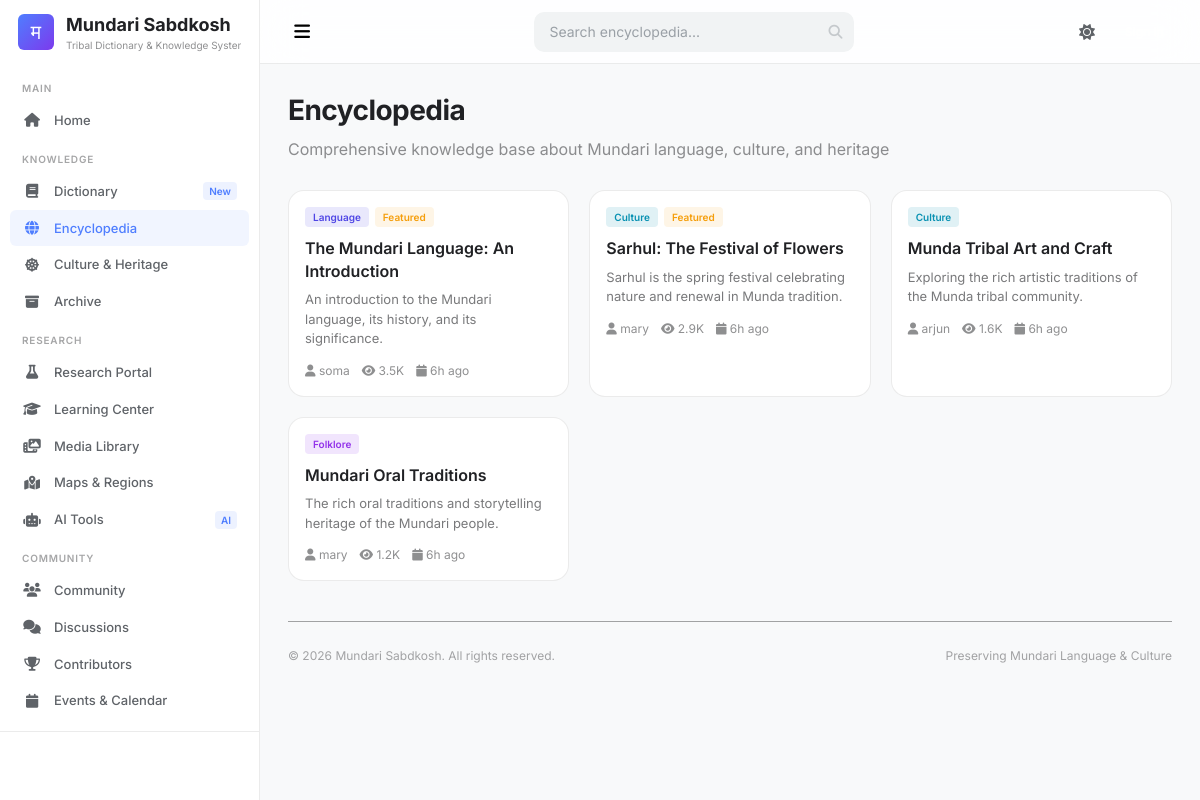
Screenshot of /modules/encyclopedia.php with the database file from the repository.
### tables this page shows
CREATE TABLE articles (
    id INT UNSIGNED AUTO_INCREMENT PRIMARY KEY,
    title VARCHAR(255) NOT NULL,
    slug VARCHAR(255) NOT NULL UNIQUE,
    content LONGTEXT NOT NULL,
    excerpt TEXT,
    featured_image VARCHAR(255),
    category_id INT UNSIGNED,
    tags TEXT,
    author_id INT UNSIGNED,
    status ENUM('draft', 'pending', 'published', 'archived') DEFAULT 'draft',
    is_featured TINYINT(1) DEFAULT 0,
    is_trending TINYINT(1) DEFAULT 0,
    views_count INT DEFAULT 0,
    published_at TIMESTAMP NULL,
    created_at TIMESTAMP DEFAULT CURRENT_TIMESTAMP,
    updated_at TIMESTAMP DEFAULT CURRENT_TIMESTAMP ON UPDATE CURRENT_TIMESTAMP,
    FOREIGN KEY (category_id) REFERENCES categories(id) ON DELETE SET NULL,
    FOREIGN KEY (author_id) REFERENCES users(id) ON DELETE SET NULL,
    FULLTEXT INDEX ft_article_search (title, content, excerpt)
);

CREATE TABLE categories (
    id INT UNSIGNED AUTO_INCREMENT PRIMARY KEY,
    name VARCHAR(100) NOT NULL,
    slug VARCHAR(100) NOT NULL UNIQUE,
    description TEXT,
    icon VARCHAR(50),
    color VARCHAR(7),
    parent_id INT UNSIGNED DEFAULT NULL,
    sort_order INT DEFAULT 0,
    status ENUM('active', 'inactive') DEFAULT 'active',
    created_at TIMESTAMP DEFAULT CURRENT_TIMESTAMP,
    FOREIGN KEY (parent_id) REFERENCES categories(id) ON DELETE SET NULL
);

CREATE TABLE users (
    id INT UNSIGNED AUTO_INCREMENT PRIMARY KEY,
    username VARCHAR(50) NOT NULL UNIQUE,
    email VARCHAR(100) NOT NULL UNIQUE,
    password VARCHAR(255) NOT NULL,
    full_name VARCHAR(100),
    avatar VARCHAR(255),
    bio TEXT,
    role_id INT UNSIGNED DEFAULT 1,
    status ENUM('active', 'inactive', 'banned') DEFAULT 'active',
    email_verified_at TIMESTAMP NULL,
    remember_token VARCHAR(100),
    twofa_secret VARCHAR(255),
    twofa_enabled TINYINT(1) DEFAULT 0,
    reputation INT DEFAULT 0,
    contributions INT DEFAULT 0,
    last_login_at TIMESTAMP NULL,
    last_login_ip VARCHAR(45),
    created_at TIMESTAMP DEFAULT CURRENT_TIMESTAMP,
    updated_at TIMESTAMP DEFAULT CURRENT_TIMESTAMP ON UPDATE CURRENT_TIMESTAMP,
    FOREIGN KEY (role_id) REFERENCES roles(id)
);

### includes/functions.php (called while the page is built, shortened)
<?php
function escape($str) {
    return htmlspecialchars($str, ENT_QUOTES | ENT_HTML5, 'UTF-8');
}
function truncate($text, $length = 100, $append = '...') {
    return mb_strlen($text) > $length
        ? mb_substr($text, 0, $length) . $append
        : $text;
}
function timeAgo($timestamp) {
    $time = strtotime($timestamp);
    $diff = time() - $time;
    if ($diff < 86400) return floor($diff / 3600) . 'h ago';
    return date('M j, Y', $time);
}
function formatNumber($num) {
    if ($num >= 1000) return number_format($num / 1000, 1) . 'K';
    return number_format($num);
}

### modules/encyclopedia.php (the view, shortened to what this page needs)
<?php
require_once __DIR__ . '/../header.php';
require_once __DIR__ . '/../sidebar.php';
$db = db();
$articles = $db->query("SELECT a.*, u.username as author_name, c.name as category_name, c.color as category_color
                         FROM articles a
                         LEFT JOIN users u ON a.author_id = u.id
                         LEFT JOIN categories c ON a.category_id = c.id
                         WHERE a.status = 'published'
                         ORDER BY a.published_at DESC")->fetchAll();
?>
<div class="main-content">
    <nav class="top-navbar">
        <div class="navbar-left">
            <button class="sidebar-toggle hamburger-menu"><i class="fas fa-bars"></i></button>
        </div>
        <div class="navbar-search">
            <input type="text" placeholder="Search encyclopedia...">
            <i class="fas fa-search search-icon"></i>
        </div>
        <div class="navbar-right">
            <button class="theme-switch"><i class="fas fa-moon"></i></button>
            <?php if ($currentUser): ?>
            <a href="../logout.php" class="btn btn-ghost btn-sm">Logout</a>
            <?php else: ?>
            <a href="../login.php" class="btn btn-primary btn-sm">Sign In</a>
            <?php endif; ?>
        </div>
    </nav>
    <div class="page-content">
        <div style="margin-bottom:28px;">
            <h1 style="font-size:28px;font-weight:700;letter-spacing:-0.02em;">Encyclopedia</h1>
            <p style="opacity:0.5;margin-top:4px;">Comprehensive knowledge base about Mundari language, culture, and heritage</p>
        </div>
        <div class="grid grid-auto">
            <?php if ($articles): foreach ($articles as $article): ?>
            <div class="article-card" style="border:1px solid var(--border-color);background:var(--bg-card);">
                <div class="ac-body">
                    <div class="ac-tags">
                        <?php if ($article['category_name']): ?>
                        <span class="ac-tag" style="background:<?php echo escape($article['category_color']); ?>20;color:<?php echo escape($article['category_color']); ?>;">
                            <?php echo escape($article['category_name']); ?>
                        </span>
                        <?php endif; ?>
                        <?php if ($article['is_featured']): ?>
                        <span class="ac-tag" style="background:rgba(245,158,11,0.1);color:var(--warning);">Featured</span>
                        <?php endif; ?>
                    </div>
                    <h4 class="ac-title"><?php echo escape($article['title']); ?></h4>
                    <p class="ac-excerpt"><?php echo escape(truncate(strip_tags($article['excerpt'] ?: $article['content']), 150)); ?></p>
                    <div class="ac-meta">
                        <span><i class="fas fa-user"></i> <?php echo escape($article['author_name'] ?: 'Anonymous'); ?></span>
                        <span><i class="fas fa-eye"></i> <?php echo formatNumber($article['views_count']); ?></span>
                        <span><i class="fas fa-calendar"></i> <?php echo timeAgo($article['published_at']); ?></span>
                    </div>
                </div>
            </div>
            <?php endforeach; endif; ?>
        </div>
        <?php require_once __DIR__ . '/../footer.php'; ?>
</body>
</html>

### assets/css/style.css (style rules this page uses)
:root { --font-primary: 'Inter', -apple-system, BlinkMacSystemFont, 'Segoe UI', sans-serif; --font-mono: 'JetBrains Mono', monospace; --sidebar-width: 260px; --sidebar-collapsed: 64px; --navbar-height: 64px; --radius-sm: 6px; --radius-md: 10px; --radius-lg: 16px; --radius-xl: 20px; --transition: 0.2s cubic-bezier(0.4, 0, 0.2, 1); }
*, *::before, *::after { margin: 0; padding: 0; box-sizing: border-box; }
html { scroll-behavior: smooth; -webkit-font-smoothing: antialiased; -moz-osx-font-smoothing: grayscale; }
body { font-family: var(--font-primary); line-height: 1.6; overflow-x: hidden; min-height: 100vh; }
a { text-decoration: none; color: inherit; }
button { cursor: pointer; font-family: inherit; border: none; background: none; }
input, textarea, select { font-family: inherit; font-size: inherit; outline: none; }
.main-content { flex: 1; margin-left: var(--sidebar-width); padding-top: var(--navbar-height); transition: margin-left var(--transition); min-height: 100vh; }
.page-content { padding: 28px 32px; max-width: 1400px; }
.top-navbar { position: fixed; top: 0; right: 0; left: var(--sidebar-width); height: var(--navbar-height); display: flex; align-items: center; justify-content: space-between; padding: 0 24px; z-index: 100; backdrop-filter: blur(20px); -webkit-backdrop-filter: blur(20px); transition: left var(--transition); }
.navbar-left { display: flex; align-items: center; gap: 16px; }
.sidebar-toggle { width: 36px; height: 36px; display: flex; align-items: center; justify-content: center; border-radius: var(--radius-sm); transition: var(--transition); font-size: 18px; }
.navbar-search { position: relative; width: 420px; }
.navbar-search input { width: 100%; height: 40px; padding: 0 40px 0 14px; border-radius: var(--radius-md); font-size: 14px; transition: var(--transition); }
.navbar-search .search-icon { position: absolute; right: 12px; top: 50%; transform: translateY(-50%); font-size: 14px; opacity: 0.5; }
.navbar-right { display: flex; align-items: center; gap: 8px; }
.theme-switch { width: 36px; height: 36px; display: flex; align-items: center; justify-content: center; border-radius: var(--radius-sm); font-size: 16px; transition: var(--transition); }
.grid { display: grid; gap: 20px; }
.grid-auto { grid-template-columns: repeat(auto-fill, minmax(280px, 1fr)); }
.article-card { border-radius: var(--radius-lg); overflow: hidden; transition: var(--transition); }
.article-card .ac-body { padding: 16px; }
.article-card .ac-tags { display: flex; gap: 6px; flex-wrap: wrap; margin-bottom: 10px; }
.article-card .ac-tag { padding: 2px 8px; border-radius: 4px; font-size: 10px; font-weight: 600; }
.article-card .ac-title { font-size: 16px; font-weight: 600; line-height: 1.4; margin-bottom: 8px; }
.article-card .ac-excerpt { font-size: 13px; opacity: 0.6; line-height: 1.5; margin-bottom: 12px; }
.article-card .ac-meta { display: flex; align-items: center; gap: 12px; font-size: 12px; opacity: 0.5; }
.btn { display: inline-flex; align-items: center; justify-content: center; gap: 8px; padding: 8px 18px; border-radius: var(--radius-sm); font-size: 13px; font-weight: 500; transition: var(--transition); white-space: nowrap; }
.btn-sm { padding: 5px 12px; font-size: 12px; }
.btn-primary { color: #fff; }

### assets/css/light.css (style rules this page uses)
.light { --bg-primary: #f8f9fa; --bg-secondary: #ffffff; --bg-tertiary: #f1f3f4; --bg-card: #ffffff; --bg-hover: #f1f3f4; --bg-elevated: #ffffff; --text-primary: #202124; --text-secondary: #5f6368; --text-tertiary: #9aa0a6; --border-color: rgba(0, 0, 0, 0.08); --border-hover: rgba(0, 0, 0, 0.15); --accent-primary: #4f7eff; --accent-secondary: #7c3aed; --accent-tertiary: #06b6d4; --success: #22c55e; --warning: #f59e0b; --error: #ef4444; --info: #3b82f6; --glass-bg: rgba(255, 255, 255, 0.8); --glass-border: rgba(255, 255, 255, 0.9); --glass-shadow: 0 8px 32px rgba(0, 0, 0, 0.08); --shadow-sm: 0 1px 3px rgba(0, 0, 0, 0.06); --shadow-md: 0 4px 12px rgba(0, 0, 0, 0.08); --shadow-lg: 0 8px 32px rgba(0, 0, 0, 0.12); color-scheme: light; }
.light body { background: var(--bg-primary); color: var(--text-primary); }
.light .top-navbar { background: rgba(255, 255, 255, 0.85); border-bottom: 1px solid var(--border-color); }
.light .navbar-search input { background: var(--bg-tertiary); border: 1px solid transparent; color: var(--text-primary); }
.light .navbar-search input::placeholder { color: var(--text-tertiary); }
.light .navbar-search .search-icon { color: var(--text-tertiary); }
.light .theme-switch { color: var(--text-secondary); }

### rows the page displays
articles: category.name "Language", is_featured "Featured", title "The Mundari Language: An Introduction", excerpt "An introduction to the Mundari language, its history, and its significance.", author.username "soma", views_count "3.5K", published_at "6h ago"
articles: category.name "Culture", is_featured "Featured", title "Sarhul: The Festival of Flowers", excerpt "Sarhul is the spring festival celebrating nature and renewal in Munda tradition.", author.username "mary", views_count "2.9K", published_at "6h ago"
articles: category.name "Culture", title "Munda Tribal Art and Craft", excerpt "Exploring the rich artistic traditions of the Munda tribal community.", author.username "arjun", views_count "1.6K", published_at "6h ago"
articles: category.name "Folklore", title "Mundari Oral Traditions", excerpt "The rich oral traditions and storytelling heritage of the Mundari people.", author.username "mary", views_count "1.2K", published_at "6h ago"

### other values shown
$section['title'] "MAIN"
$item['label'] "Home"
$section['title'] "KNOWLEDGE"
$item['label'] "Dictionary"
$item['badge'] "New"
$item['label'] "Encyclopedia"
$item['label'] "Culture & Heritage"
$item['label'] "Archive"
$section['title'] "RESEARCH"
$item['label'] "Research Portal"
$item['label'] "Learning Center"
$item['label'] "Media Library"
$item['label'] "Maps & Regions"
$item['label'] "AI Tools"
$item['badge'] "AI"
